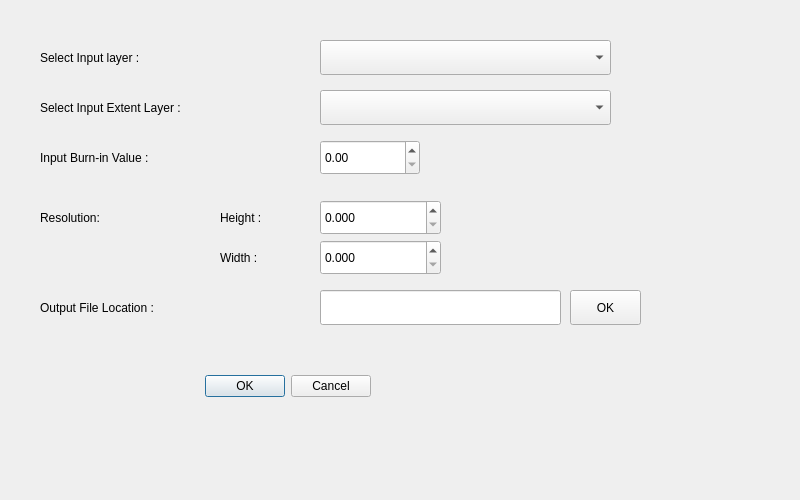
<?xml version="1.0" encoding="UTF-8"?>
<ui version="4.0">
 <class>ConvertwithgeometryDialogBase</class>
 <widget class="QDialog" name="ConvertwithgeometryDialogBase">
  <property name="geometry">
   <rect>
    <x>0</x>
    <y>0</y>
    <width>800</width>
    <height>500</height>
   </rect>
  </property>
  <property name="windowTitle">
   <string>Convert Shapefile to Raster</string>
  </property>
  <widget class="QDialogButtonBox" name="button_box">
   <property name="geometry">
    <rect>
     <x>30</x>
     <y>370</y>
     <width>341</width>
     <height>32</height>
    </rect>
   </property>
   <property name="orientation">
    <enum>Qt::Horizontal</enum>
   </property>
   <property name="standardButtons">
    <set>QDialogButtonBox::Cancel|QDialogButtonBox::Ok</set>
   </property>
  </widget>
  <widget class="QLabel" name="label">
   <property name="geometry">
    <rect>
     <x>40</x>
     <y>40</y>
     <width>250</width>
     <height>35</height>
    </rect>
   </property>
   <property name="text">
    <string>Select Input layer :</string>
   </property>
  </widget>
  <widget class="QLabel" name="label_2">
   <property name="geometry">
    <rect>
     <x>40</x>
     <y>90</y>
     <width>300</width>
     <height>35</height>
    </rect>
   </property>
   <property name="text">
    <string>Select Input Extent Layer :</string>
   </property>
  </widget>
  <widget class="QComboBox" name="comboBox">
   <property name="geometry">
    <rect>
     <x>320</x>
     <y>40</y>
     <width>291</width>
     <height>35</height>
    </rect>
   </property>
  </widget>
  <widget class="QLabel" name="label_3">
   <property name="geometry">
    <rect>
     <x>40</x>
     <y>140</y>
     <width>250</width>
     <height>35</height>
    </rect>
   </property>
   <property name="text">
    <string>Input Burn-in Value :</string>
   </property>
  </widget>
  <widget class="QComboBox" name="comboBox_2">
   <property name="geometry">
    <rect>
     <x>320</x>
     <y>90</y>
     <width>291</width>
     <height>35</height>
    </rect>
   </property>
  </widget>
  <widget class="QDoubleSpinBox" name="doubleSpinBox">
   <property name="geometry">
    <rect>
     <x>320</x>
     <y>140</y>
     <width>100</width>
     <height>35</height>
    </rect>
   </property>
  </widget>
  <widget class="QLabel" name="label_4">
   <property name="geometry">
    <rect>
     <x>40</x>
     <y>290</y>
     <width>250</width>
     <height>35</height>
    </rect>
   </property>
   <property name="text">
    <string>Output File Location :</string>
   </property>
  </widget>
  <widget class="QLineEdit" name="lineEdit">
   <property name="geometry">
    <rect>
     <x>320</x>
     <y>290</y>
     <width>241</width>
     <height>35</height>
    </rect>
   </property>
  </widget>
  <widget class="QPushButton" name="pushButton">
   <property name="geometry">
    <rect>
     <x>570</x>
     <y>290</y>
     <width>71</width>
     <height>35</height>
    </rect>
   </property>
   <property name="text">
    <string>OK</string>
   </property>
  </widget>
  <widget class="QLabel" name="label_5">
   <property name="geometry">
    <rect>
     <x>40</x>
     <y>200</y>
     <width>101</width>
     <height>35</height>
    </rect>
   </property>
   <property name="text">
    <string>Resolution:</string>
   </property>
  </widget>
  <widget class="QLabel" name="label_6">
   <property name="geometry">
    <rect>
     <x>220</x>
     <y>200</y>
     <width>75</width>
     <height>35</height>
    </rect>
   </property>
   <property name="text">
    <string>Height :</string>
   </property>
  </widget>
  <widget class="QLabel" name="label_7">
   <property name="geometry">
    <rect>
     <x>220</x>
     <y>240</y>
     <width>70</width>
     <height>35</height>
    </rect>
   </property>
   <property name="text">
    <string>Width :</string>
   </property>
  </widget>
  <widget class="QDoubleSpinBox" name="doubleSpinBox_2">
   <property name="geometry">
    <rect>
     <x>320</x>
     <y>200</y>
     <width>121</width>
     <height>35</height>
    </rect>
   </property>
   <property name="decimals">
    <number>3</number>
   </property>
  </widget>
  <widget class="QDoubleSpinBox" name="doubleSpinBox_3">
   <property name="geometry">
    <rect>
     <x>320</x>
     <y>240</y>
     <width>121</width>
     <height>35</height>
    </rect>
   </property>
   <property name="decimals">
    <number>3</number>
   </property>
  </widget>
 </widget>
 <resources/>
 <connections>
  <connection>
   <sender>button_box</sender>
   <signal>accepted()</signal>
   <receiver>ConvertwithgeometryDialogBase</receiver>
   <slot>accept()</slot>
   <hints>
    <hint type="sourcelabel">
     <x>20</x>
     <y>20</y>
    </hint>
    <hint type="destinationlabel">
     <x>20</x>
     <y>20</y>
    </hint>
   </hints>
  </connection>
  <connection>
   <sender>button_box</sender>
   <signal>rejected()</signal>
   <receiver>ConvertwithgeometryDialogBase</receiver>
   <slot>reject()</slot>
   <hints>
    <hint type="sourcelabel">
     <x>20</x>
     <y>20</y>
    </hint>
    <hint type="destinationlabel">
     <x>20</x>
     <y>20</y>
    </hint>
   </hints>
  </connection>
 </connections>
</ui>
